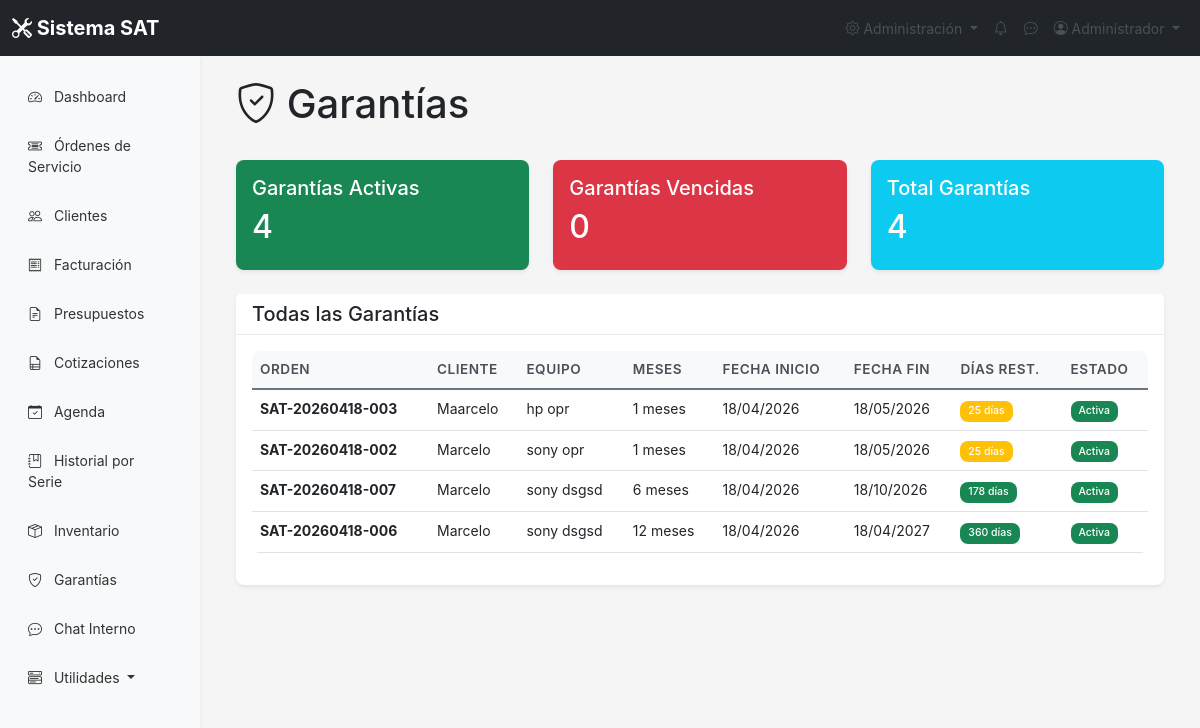
Screenshot of /garantias/listar.php (signed in) with the database file from the repository.
### tables this page shows
CREATE TABLE IF NOT EXISTS `garantias` (
  `id` int NOT NULL AUTO_INCREMENT,
  `orden_id` int NOT NULL,
  `meses` int NOT NULL DEFAULT '3',
  `fecha_inicio` date NOT NULL,
  `fecha_fin` date NOT NULL,
  `descripcion` text,
  `estado` enum('activa','vencida','usada') DEFAULT 'activa',
  PRIMARY KEY (`id`),
  KEY `orden_id` (`orden_id`)
);

CREATE TABLE IF NOT EXISTS `ordenes_servicio` (
  `id` int NOT NULL AUTO_INCREMENT,
  `codigo` varchar(20) NOT NULL,
  `equipo_id` int NOT NULL,
  `tecnico_id` int DEFAULT NULL,
  `cliente_id` int NOT NULL,
  `estado` enum('recibido','en_diagnostico','en_reparacion','esperando_repuestos','reparado','entregado','cancelado') DEFAULT 'recibido',
  `prioridad` enum('baja','normal','alta','urgente') DEFAULT 'normal',
  `diagnostico` text,
  `solucion` text,
  `observaciones` text,
  `fecha_ingreso` datetime DEFAULT CURRENT_TIMESTAMP,
  `fecha_diagnostico` datetime DEFAULT NULL,
  `fecha_reparacion` datetime DEFAULT NULL,
  `fecha_entrega` datetime DEFAULT NULL,
  `tiempo_estimado` int DEFAULT NULL,
  `costo_diagnostico` decimal(10,2) DEFAULT '0.00',
  `costo_reparacion` decimal(10,2) DEFAULT '0.00',
  `costo_total` decimal(10,2) DEFAULT '0.00',
  `nota_cliente` text,
  `estado_orden` enum('abierta','cerrada','cancelada') DEFAULT 'abierta',
  `sucursal_id` int DEFAULT NULL,
  PRIMARY KEY (`id`),
  UNIQUE KEY `codigo` (`codigo`),
  KEY `equipo_id` (`equipo_id`),
  KEY `tecnico_id` (`tecnico_id`),
  KEY `cliente_id` (`cliente_id`)
);

CREATE TABLE IF NOT EXISTS `clientes` (
  `id` int NOT NULL AUTO_INCREMENT,
  `nombre` varchar(100) NOT NULL,
  `email` varchar(100) DEFAULT NULL,
  `telefono` varchar(20) NOT NULL,
  `direccion` text,
  `dni` varchar(20) DEFAULT NULL,
  `fecha_registro` timestamp NULL DEFAULT CURRENT_TIMESTAMP,
  `estado` enum('activo','inactivo') DEFAULT 'activo',
  `sucursal_id` int DEFAULT NULL,
  PRIMARY KEY (`id`)
);

CREATE TABLE IF NOT EXISTS `equipos` (
  `id` int NOT NULL AUTO_INCREMENT,
  `cliente_id` int NOT NULL,
  `marca` varchar(50) NOT NULL,
  `modelo` varchar(100) DEFAULT NULL,
  `serie` varchar(100) DEFAULT NULL,
  `tipo_equipo` enum('notebook','desktop','all-in-one','monitor','otro') DEFAULT 'notebook',
  `diagnostico_inicial` text,
  `passwordBIOS` varchar(50) DEFAULT NULL,
  `passwordSO` varchar(50) DEFAULT NULL,
  `accesorios` text,
  `estado_equipo` enum('bueno','regular','malo') DEFAULT 'regular',
  `fecha_ingreso` date DEFAULT NULL,
  `foto_equipo` varchar(255) DEFAULT NULL,
  `estado` enum('activo','retirado','dado_de_baja') DEFAULT 'activo',
  PRIMARY KEY (`id`),
  KEY `cliente_id` (`cliente_id`)
);

### garantias/listar.php (the view, shortened to what this page needs)
<?php
require_once '../include/header.php';
$sql = "SELECT g.*, o.codigo as orden_codigo, e.marca, e.modelo, c.nombre as cliente_nombre,
        DATEDIFF(g.fecha_fin, CURDATE()) as dias_restantes
        FROM garantias g
        JOIN ordenes_servicio o ON g.orden_id = o.id
        LEFT JOIN equipos e ON o.equipo_id = e.id
        LEFT JOIN clientes c ON o.cliente_id = c.id
        ORDER BY g.fecha_fin ASC";
$garantias = $conn->query($sql);
$vencidas = $conn->query("SELECT g.*, o.codigo as orden_codigo, c.nombre as cliente_nombre
                          FROM garantias g
                          JOIN ordenes_servicio o ON g.orden_id = o.id
                          LEFT JOIN clientes c ON o.cliente_id = c.id
                          WHERE g.estado = 'vencida' ORDER BY g.fecha_fin DESC");
$activas = $conn->query("SELECT g.*, o.codigo as orden_codigo, c.nombre as cliente_nombre,
                         DATEDIFF(g.fecha_fin, CURDATE()) as dias_restantes
                         FROM garantias g
                         JOIN ordenes_servicio o ON g.orden_id = o.id
                         LEFT JOIN clientes c ON o.cliente_id = c.id
                         WHERE g.estado = 'activa' AND g.fecha_fin >= CURDATE()
                         ORDER BY g.fecha_fin ASC");
?>
<div class="container-fluid">
    <div class="d-flex justify-content-between align-items-center mb-4">
        <h1><i class="bi bi-shield-check"></i> Garantías</h1>
    </div>
    <div class="row mb-4">
        <div class="col-md-4">
            <div class="card text-white bg-success">
                <div class="card-body">
                    <h5 class="card-title">Garantías Activas</h5>
                    <h2><?= $activas->num_rows ?></h2>
                </div>
            </div>
        </div>
        <div class="col-md-4">
            <div class="card text-white bg-danger">
                <div class="card-body">
                    <h5 class="card-title">Garantías Vencidas</h5>
                    <h2><?= $vencidas->num_rows ?></h2>
                </div>
            </div>
        </div>
        <div class="col-md-4">
            <div class="card text-white bg-info">
                <div class="card-body">
                    <h5 class="card-title">Total Garantías</h5>
                    <h2><?= $garantias->num_rows ?></h2>
                </div>
            </div>
        </div>
    </div>
    <div class="card">
        <div class="card-header">
            <h5 class="mb-0">Todas las Garantías</h5>
        </div>
        <div class="card-body">
            <div class="table-responsive">
                <table class="table table-hover">
                    <thead>
                        <tr>
                            <th>Orden</th>
                            <th>Cliente</th>
                            <th>Equipo</th>
                            <th>Meses</th>
                            <th>Fecha Inicio</th>
                            <th>Fecha Fin</th>
                            <th>Días Rest.</th>
                            <th>Estado</th>
                        </tr>
                    </thead>
                    <tbody>
                        <?php while ($g = $garantias->fetch_assoc()):
                            $dias = $g['dias_restantes'] ?? 0;
                            $estado = $g['estado'];
                        ?>
                        <tr>
                            <td><strong><?= $g['orden_codigo'] ?></strong></td>
                            <td><?= htmlspecialchars($g['cliente_nombre']) ?></td>
                            <td><?= htmlspecialchars(($g['marca'] ?? '') . ' ' . ($g['modelo'] ?? '')) ?></td>
                            <td><?= $g['meses'] ?> meses</td>
                            <td><?= date('d/m/Y', strtotime($g['fecha_inicio'])) ?></td>
                            <td><?= date('d/m/Y', strtotime($g['fecha_fin'])) ?></td>
                            <td>
                                <?php if ($estado === 'activa'): ?>
                                    <?php if ($dias <= 30): ?>
                                        <span class="badge bg-warning"><?= $dias ?> días</span>
                                    <?php else: ?>
                                        <span class="badge bg-success"><?= $dias ?> días</span>
                                    <?php endif; ?>
                                <?php else: ?>
                                    -
                                <?php endif; ?>
                            </td>
                            <td>
                                <?php
                                $badgeClass = match($estado) {
                                    'activa' => 'success',
                                    'vencida' => 'danger',
                                    'usada' => 'secondary',
                                    default => 'secondary'
                                };
                                ?>
                                <span class="badge bg-<?= $badgeClass ?>"><?= ucfirst($estado) ?></span>
                            </td>
                        </tr>
                        <?php endwhile; ?>
                    </tbody>
                </table>
            </div>
        </div>
    </div>
</div>
<?php require_once '../include/footer.php'; ?>

### css/styles.css (style rules this page uses)
:root { --primary: #0d6efd; --secondary: #6c757d; --success: #198754; --danger: #dc3545; --warning: #ffc107; --info: #0dcaf0; --light: #f8f9fa; --dark: #212529; }
body { font-family: -apple-system, BlinkMacSystemFont, 'Segoe UI', Roboto, 'Helvetica Neue', Arial, sans-serif; font-size: 14px; background-color: #f5f5f5; }
.card { border: none; box-shadow: 0 0.125rem 0.25rem rgba(0, 0, 0, 0.075); border-radius: 0.5rem; }
.card-header { background-color: white; border-bottom: 1px solid #e9ecef; font-weight: 600; }
.table th { font-weight: 600; color: #495057; background-color: #f8f9fa; }
.badge { padding: 0.35em 0.65em; font-weight: 500; }

### css/improved.css (style rules this page uses)
:root { --sat-primary: #0d6efd; --sat-secondary: #6c757d; --sat-success: #198754; --sat-danger: #dc3545; --sat-warning: #ffc107; --sat-info: #0dcaf0; --sat-light: #f8f9fa; --sat-dark: #212529; --sat-border-radius: 8px; --sat-shadow: 0 0.125rem 0.25rem rgba(0, 0, 0, 0.075); --sat-transition: all 0.3s ease; }
.table { border-radius: var(--sat-border-radius); overflow: hidden; }
.table thead th { background: var(--sat-light); border-bottom: 2px solid var(--sat-secondary); font-weight: 600; text-transform: uppercase; font-size: 0.85rem; letter-spacing: 0.5px; }
.badge { padding: 0.5em 0.75em; border-radius: var(--sat-border-radius); font-weight: 500; }

### rows the page displays
garantias: ordenes_servicio.codigo "SAT-20260418-003", clientes.nombre "Maarcelo", equipos.marca+modelo "hp opr", meses "1", fecha_inicio "18/04/2026", fecha_fin "18/05/2026", dias "25", estado "Activa"
garantias: ordenes_servicio.codigo "SAT-20260418-002", clientes.nombre "Marcelo", equipos.marca+modelo "sony opr", meses "1", fecha_inicio "18/04/2026", fecha_fin "18/05/2026", dias "25", estado "Activa"
garantias: ordenes_servicio.codigo "SAT-20260418-007", clientes.nombre "Marcelo", equipos.marca+modelo "sony dsgsd", meses "6", fecha_inicio "18/04/2026", fecha_fin "18/10/2026", dias "178", estado "Activa"
garantias: ordenes_servicio.codigo "SAT-20260418-006", clientes.nombre "Marcelo", equipos.marca+modelo "sony dsgsd", meses "12", fecha_inicio "18/04/2026", fecha_fin "18/04/2027", dias "360", estado "Activa"

### other values shown
$_SESSION['nombre'] "Administrador"
$activas->num_rows "4"
$vencidas->num_rows "0"
$garantias->num_rows "4"
